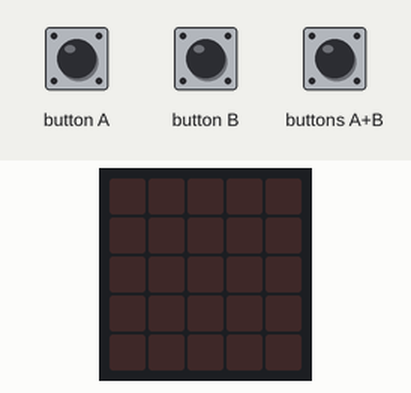
This program was run on a simulated BBC micro:bit (MakeCode). Shown: the board's 5×5 LED display. The test bench sets the inputs (shaded band).

Above: at 1.2 s.
1.3 s: buttons A+B pressed for 0.15 s
At 1.8 s:
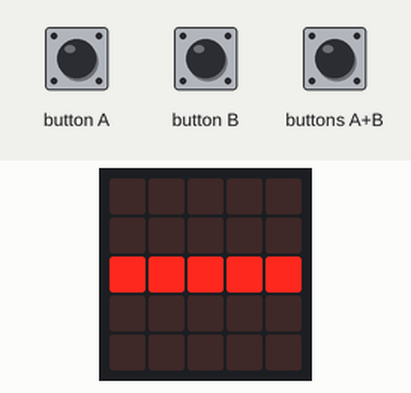
3.4 s: button A pressed for 0.15 s
At 4.3 s:
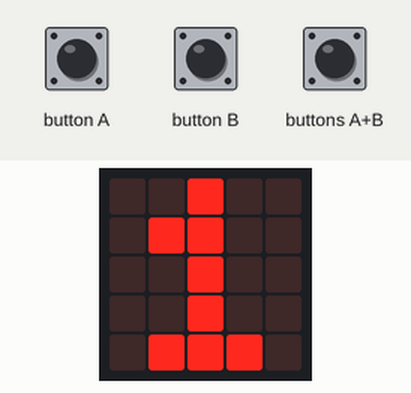
5.0 s: buttons A+B pressed for 1 s
At 6.4 s:
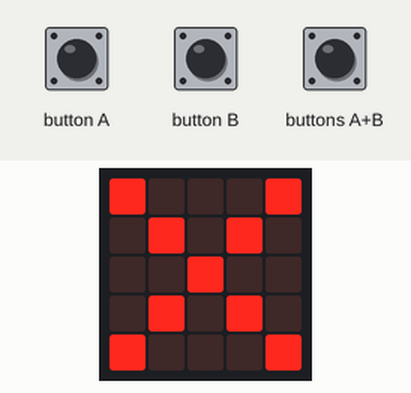
8.0 s: buttons A+B pressed for 0.15 s
At 8.5 s:
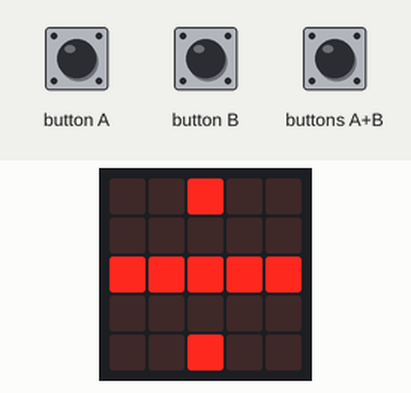
10.1 s: buttons A+B pressed for 0.15 s
At 10.6 s:
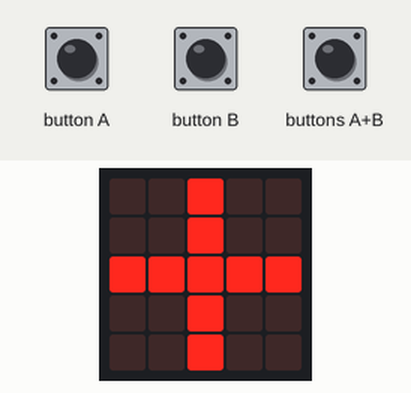
12.2 s: button A pressed for 0.15 s
At 13.4 s:
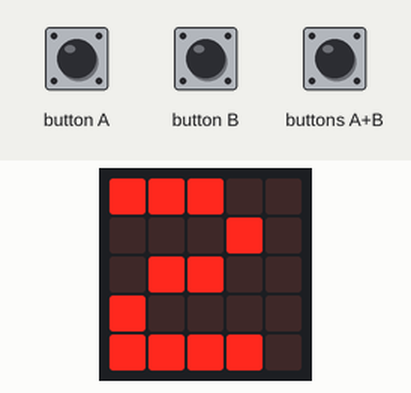
Timing chart, 0 to 14.8 s (numbered marks = the images above; inputs shaded):
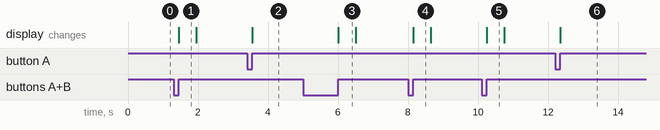

The program:

main.ts
```typescript
input.onButtonPressed(Button.A, function () {
    if (échange == 0) {
        nombre1 += 1
        basic.showNumber(nombre1)
    }
    if (échange == 1) {
        nombre2 += 1
        basic.showNumber(nombre2)
    }
})
input.onButtonPressed(Button.AB, function () {
    op += 1
    if (op == 1) {
        basic.showLeds(`
            . . # . .
            . . # . .
            # # # # #
            . . # . .
            . . # . .
            `)
        basic.pause(100)
        basic.clearScreen()
    } else {
        if (op == 2) {
            basic.showLeds(`
                . . . . .
                . . . . .
                # # # # #
                . . . . .
                . . . . .
                `)
            basic.pause(100)
            basic.clearScreen()
        } else {
            if (op == 3) {
                basic.showLeds(`
                    # . . . #
                    . # . # .
                    . . # . .
                    . # . # .
                    # . . . #
                    `)
                basic.pause(100)
                basic.clearScreen()
            } else {
                if (op == 4) {
                    basic.showLeds(`
                        . . # . .
                        . . . . .
                        # # # # #
                        . . . . .
                        . . # . .
                        `)
                    basic.pause(100)
                    basic.clearScreen()
                } else {
                    op = 1
                    basic.showLeds(`
                        . . # . .
                        . . # . .
                        # # # # #
                        . . # . .
                        . . # . .
                        `)
                    basic.pause(100)
                    basic.clearScreen()
                }
            }
        }
    }
})
input.onButtonPressed(Button.B, function () {
    basic.clearScreen()
    échange += 1
    if (échange == 2) {
        if (op == 1) {
            basic.showNumber(nombre1 + nombre2)
        } else {
            if (op == 2) {
                basic.showNumber(nombre1 - nombre2)
            } else {
                if (op == 3) {
                    basic.showNumber(nombre1 * nombre2)
                } else {
                    basic.showNumber(nombre1 / nombre2)
                }
            }
        }
    }
})
let échange = 0
let nombre2 = 0
let nombre1 = 0
let op = 0
op = 1
nombre1 = 0
nombre2 = 0
échange = 0
```

test.ts
```typescript
// les tests vont ici ; cela ne sera pas compilé si ce paquet est utilisé en tant qu'extension.
```

Measured:
- after the input at 1.3 s, the display: changes after 0.15 s (image 1)
- after the input at 3.4 s, the display: changes after 0.15 s (image 2)
- after the input at 5.0 s, the display: changes after 1.0 s (image 3)
- after the input at 8.0 s, the display: changes after 0.15 s (image 4)
- after the input at 10.1 s, the display: changes after 0.15 s (image 5)
- after the input at 12.2 s, the display: changes after 0.15 s (image 6)
- what the display in image 1 shows lasts 0.5 s, from 1.5 s to 2.0 s
